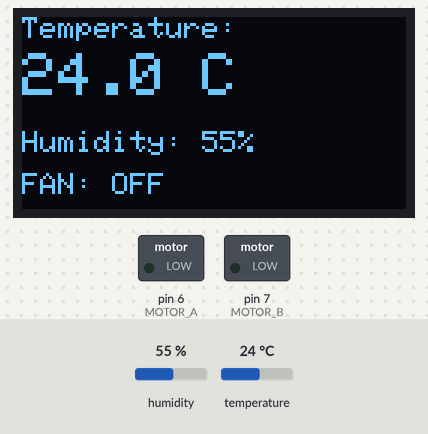
A sketch run on a simulated Arduino Uno, built with avr-gcc and run on an emulated ATmega328P. Parts: 128×64 one-colour display, switched loads named in the sketch (green lamp = pin HIGH). The inputs (shaded band) are chosen by the test bench; at power-on: temperature 24 °C, humidity 55 %.

Above: at 3.2 s.
3.3 s: temperature set to 28 °C
At 5.4 s:
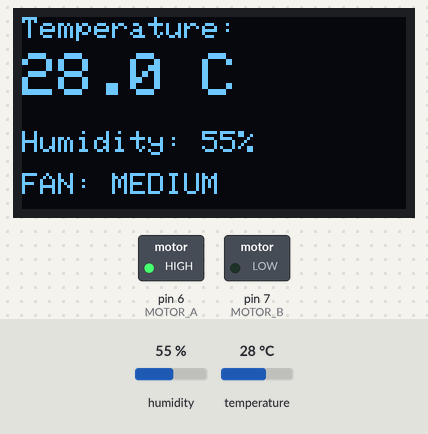
6.0 s: humidity set to 22 %
At 6.5 s:
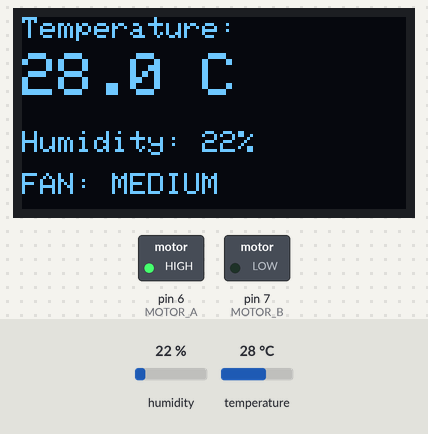
8.7 s: temperature set to 26 °C
At 11.2 s:
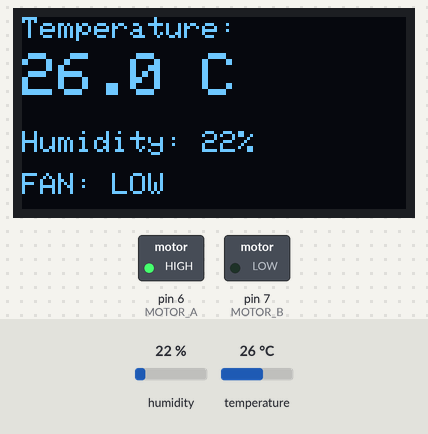
11.8 s: temperature set to 23 °C
At 13.5 s:
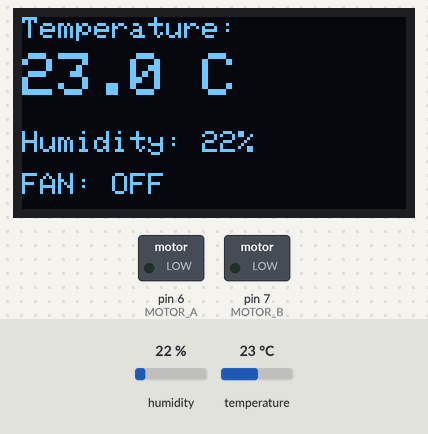
14.5 s: humidity set to 40 %
At 16.9 s:
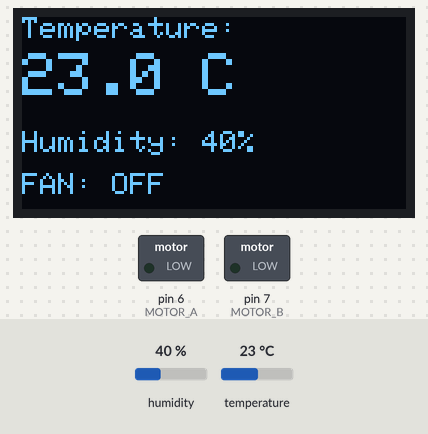
17.9 s: temperature set to 33 °C
At 19.2 s:
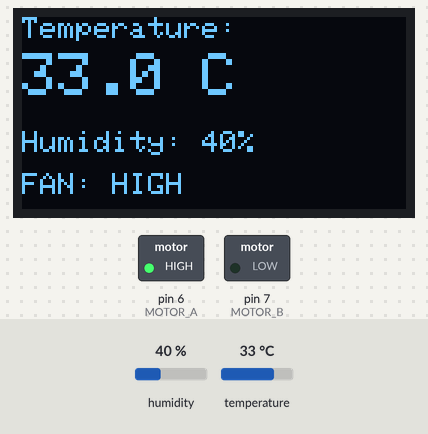
Timing chart, 0 to 20.9 s (numbered marks = the images above; inputs shaded):
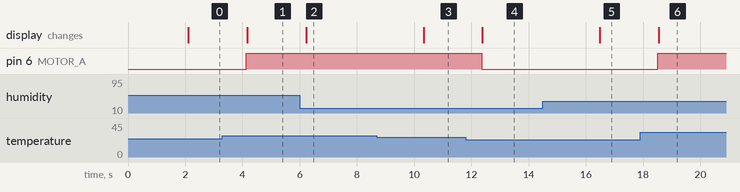

Measured:
- the behaviour switches between 25 and 24 °C on temperature (found by bisection; images 3 and 4)
- after the input at 3.3 s, pin 6 (MOTOR_A): LOW → HIGH after 0.84 s; the display: changes after 0.87 s (image 1)
- after the input at 6.0 s, the display: changes after 0.22 s (image 2)
- after the input at 8.7 s, the display: changes after 1.6 s (image 3)
- after the input at 11.8 s, pin 6 (MOTOR_A): HIGH → LOW after 0.56 s; the display: changes after 0.59 s (image 4)
- after the input at 14.5 s, the display: changes after 2.0 s (image 5)
- after the input at 17.9 s, pin 6 (MOTOR_A): LOW → HIGH after 0.62 s; the display: changes after 0.65 s (image 6)

The sketch:

smart_fan.ino
```cpp
#include <Wire.h>
#include <Adafruit_GFX.h>
#include <Adafruit_SSD1306.h>
#include <DHT.h>

#define SCREEN_WIDTH 128
#define SCREEN_HEIGHT 64

Adafruit_SSD1306 display(SCREEN_WIDTH, SCREEN_HEIGHT, &Wire, -1);

// ---------------- PINS ----------------

#define DHT_PIN 9
#define DHT_TYPE DHT11

#define MOTOR_A 6
#define MOTOR_B 7

DHT dht(DHT_PIN, DHT_TYPE);

// ---------------- VARIABLES ----------------

float temperature;
float humidity;

void fanOff() {
  digitalWrite(MOTOR_A, LOW);
  digitalWrite(MOTOR_B, LOW);
}

void fanOn() {
  digitalWrite(MOTOR_A, HIGH);
  digitalWrite(MOTOR_B, LOW);
}

void setup() {

  pinMode(MOTOR_A, OUTPUT);
  pinMode(MOTOR_B, OUTPUT);

  fanOff();

  dht.begin();

  display.begin(SSD1306_SWITCHCAPVCC, 0x3C);

  display.clearDisplay();
  display.setTextColor(SSD1306_WHITE);

  display.setTextSize(2);
  display.setCursor(15, 20);
  display.println("SMART FAN");

  display.display();

  delay(2000);
}

void loop() {

  temperature = dht.readTemperature();
  humidity = dht.readHumidity();

  if (isnan(temperature) || isnan(humidity)) {

    display.clearDisplay();

    display.setTextSize(2);
    display.setCursor(10, 20);
    display.println("DHT ERROR");

    display.display();

    fanOff();

    delay(2000);
    return;
  }

  display.clearDisplay();

  // Temperature
  display.setTextSize(1);
  display.setCursor(0, 0);
  display.print("Temperature: ");

  display.setTextSize(2);
  display.setCursor(0, 12);
  display.print(temperature, 1);
  display.print(" C");

  // Humidity
  display.setTextSize(1);
  display.setCursor(0, 38);
  display.print("Humidity: ");
  display.print(humidity, 0);
  display.print("%");

  // Fan control
  display.setCursor(0, 52);

  if (temperature < 25) {

    fanOff();

    display.print("FAN: OFF");
  }

  else if (temperature < 28) {

    fanOn();

    display.print("FAN: LOW");
  }

  else if (temperature < 31) {

    fanOn();

    display.print("FAN: MEDIUM");
  }

  else {

    fanOn();

    display.print("FAN: HIGH");
  }

  display.display();

  delay(2000);
}
```
